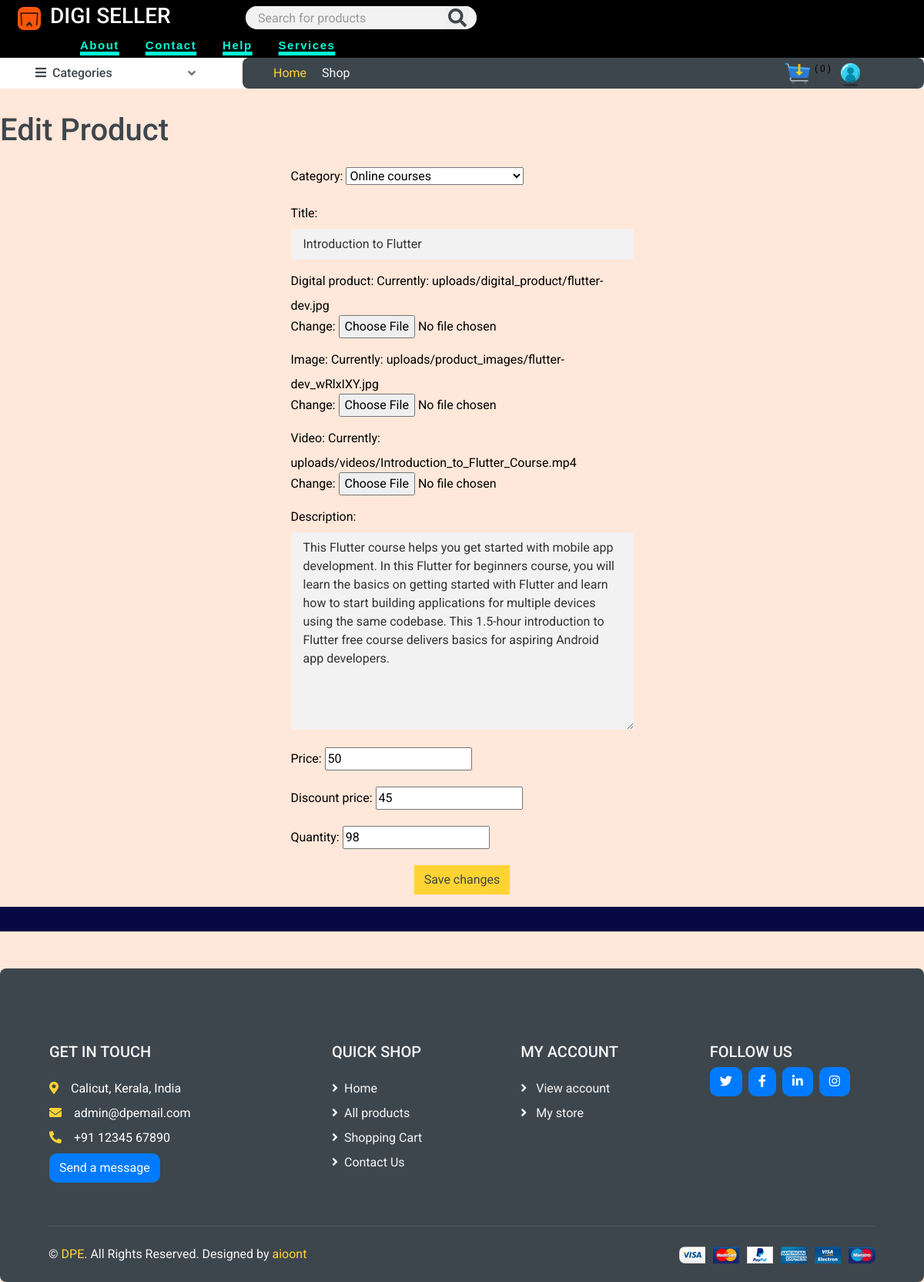
/my-store/edit-product/5/ (signed in), run on the app's committed database.
### store/models.py (models this page shows, shortened)
class Product(models.Model):
    DRAFT = 'draft'
    WAITING_APPROVAL = 'waitingapproval'
    ACTIVE = 'active'
    DELETEED = 'deleted'
    STATUS_CHOICES = (
        (DRAFT, 'Draft'),
        (WAITING_APPROVAL, 'waitingapproval'),
        (ACTIVE, 'active'),
        (DELETEED,  'deleted')
    )
    user = models.ForeignKey(User, related_name='products', on_delete=models.CASCADE)  #vendor who added product
    category = models.ForeignKey(Category, related_name='products', on_delete=models.CASCADE)
    title = models.CharField(max_length=50)
    digital_product = models.FileField(upload_to='uploads/digital_product/')
    image = models.ImageField(upload_to='uploads/product_images/', null=True)
    video = models.FileField(upload_to='uploads/videos/', null=True)
    slug = models.SlugField(max_length=50)
    description = models.TextField(blank=True)
    price = models.IntegerField()
    discount_price = models.IntegerField(blank=True, null=True) #video_url = models.URLField()  URLField stores a string representing the URL of the video.  <iframe width="560" height="315" src="{{ product.video_url }}" frameborder="0" allowfullscreen></iframe>
    quantity = models.IntegerField(blank=True, null=True)
    sold = models.IntegerField(blank=True, null=True,default=0)
    rating = models.IntegerField(default=0)
    created_at = models.DateTimeField(auto_now_add=True)
    updated_at = models.DateTimeField(auto_now=True)
    status = models.CharField(max_length=20, choices=STATUS_CHOICES, default=ACTIVE)
    class Meta:
        ordering = ('-created_at',)

class Category(models.Model):
    title = models.CharField(max_length=50)
    category_image = models.ImageField(upload_to='uploads/category/', blank=True, null=True)
    slug = models.SlugField(max_length=50)
    class Meta:
        verbose_name_plural = 'Categories'
    def __str__(self):
        return self.title

### userprofile/views.py (the view)
# urls.py: path('my-store/edit-product/<int:pk>/', views.edit_product, name='edit_product'),
@login_required
def edit_product(request, pk):
    product = Product.objects.filter(user=request.user).get(pk=pk)
    if request.method == 'POST':
        form = ProductForm(request.POST, request.FILES, instance=product)
        if form.is_valid():
            form.save()
            messages.success(request, f'Changes in product {product.title} was saved !')
            return redirect('my_store')
        else:
            messages.error(request, f'Changes in product {product.title} was not saved !')
    else:
        form = ProductForm(instance=product)
    return render(request, 'edit_product.html', {
        'product':product,
        'form': form
    })

### store/cart.py (called while the page is built)
    def __len__(self):
        return sum(item['quantity'] for item in self.cart.values())

### store/context_processors.py (called while the page is built)
def cart(request):  # to make cart globally available context_processord.py used
    return {'cart': Cart(request)}

### store/templatetags/menu.py (called while the page is built)
@register.inclusion_tag('menu.html')
def menu():
    categories = Category.objects.all()
    return {'categories':categories}

### userprofile/templates/edit_product.html (shortened to what this page needs)
{% extends 'base.html' %}
{% load static %}
{% block content %}
  <h1 class="text-dark mb-4">Edit Product</h1>
  <section class="h-100">
    <div class="container h-100">
      <div class="row justify-content-sm-center h-100">
        <div class="col-xxl-4 col-xl-5 col-lg-5 col-md-7 col-sm-9">
          <form method="POST" enctype="multipart/form-data" class="needs-validation text-dark">
            {{ form.as_p }}
            <div class="align-items-center d-flex justify-content-center mb-3">
              <input type="submit" value="Save changes" class="btn btn-primary ms-auto">
            </div>
          </form>
        </div>
      </div>
    </div>
  </section>
{% endblock %}

### data on the page
Product: category "Online courses", description "This Flutter course helps you get started with mobile app development. In this Flutter for beginners course, you will learn the basics on getting started with Flutter and learn how to start building applications for multiple devices using the same codebase. This 1.5-hour introduction to Flutter free course delivers basics for aspiring Android app developers.", price "50", discount_price "45", quantity "98"
Category: title "Introduction to Flutter"

### other printed values
{{ cart|length }} "0"
